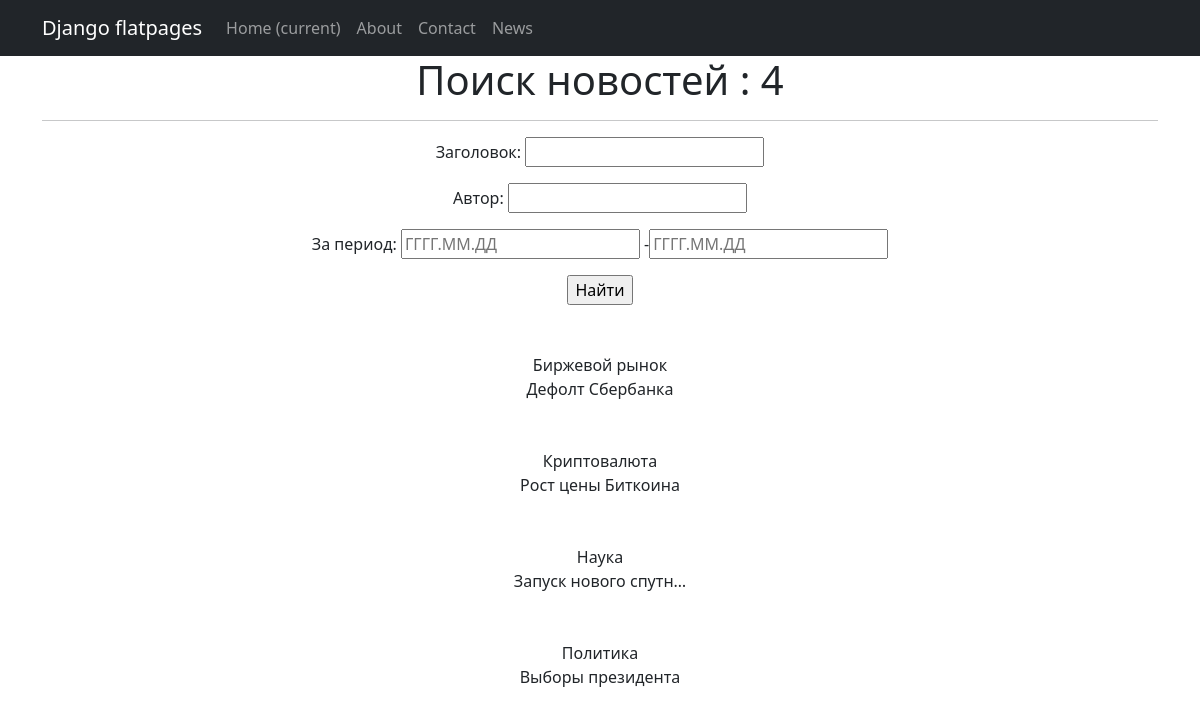
/news/search, run on the app's committed database.
### news/models.py (models this page shows, shortened)
class Post(LikeMix, models.Model):
    news = 'NE'
    article = 'AR'
    POST_TYPES = [
        (news, 'Новость'),
        (article, 'Статья'),
    ]
    author = models.ForeignKey(Author, on_delete=models.PROTECT, verbose_name='Автор')
    post_type = models.CharField(max_length=2, choices=POST_TYPES, default=article, verbose_name='Вид поста')
    time_create = models.DateTimeField(auto_now_add=True, verbose_name='Дата создания')
    time_update = models.DateTimeField(auto_now=True, verbose_name='Дата изменения')
    categories = models.ManyToManyField(Category, through=PostCategory)
    title = models.CharField(max_length=72, default='Default title', verbose_name='Заголовок')
    content = models.CharField(max_length=2048, default='Default content', verbose_name='Контент')
    rating = models.IntegerField(default=0)

### news/views.py (the view)
# urls.py: path('news/search', SearchPostList.as_view(), name='news_search'),
class SearchPostList(ListView):
    model = Post
    ordering = 'title'
    template_name = 'news_search.html'
    context_object_name = 'news_search'
    def get_queryset(self):
        queryset = super().get_queryset()
        self.filterset = PostFilter(self.request.GET, queryset)
        return self.filterset.qs
    def get_context_data(self, **kwargs):
        context = super().get_context_data(**kwargs)
        context['filterset'] = self.filterset
        return context

### templates/news_search.html (shortened to what this page needs)
{% extends 'flatpages/default.html' %}
{% load custom_filters %}
{% block content %}
    <h1> Поиск новостей : {{ news_search|length }} </h1>
    <hr>
    <form action="" method="get">
        {{ filterset.form.as_p }}
        <input type="submit" value="Найти" />
    </form>
    {% for new in news_search%}
    <div>
        <br>
        <br>
        {{new.title}}
        <br>
        {{new.content|truncatechars:20}}
        <br>
    </div>
    {%endfor%}
{% endblock content %}

### data on the page
Post: title "Биржевой рынок", content "Дефолт Сбербанка"
Post: title "Криптовалюта", content "Рост цены Биткоина"
Post: title "Наука", content "Запуск нового спутн…"
Post: title "Политика", content "Выборы президента"

### other printed values
{{ news_search|length }} "4"
